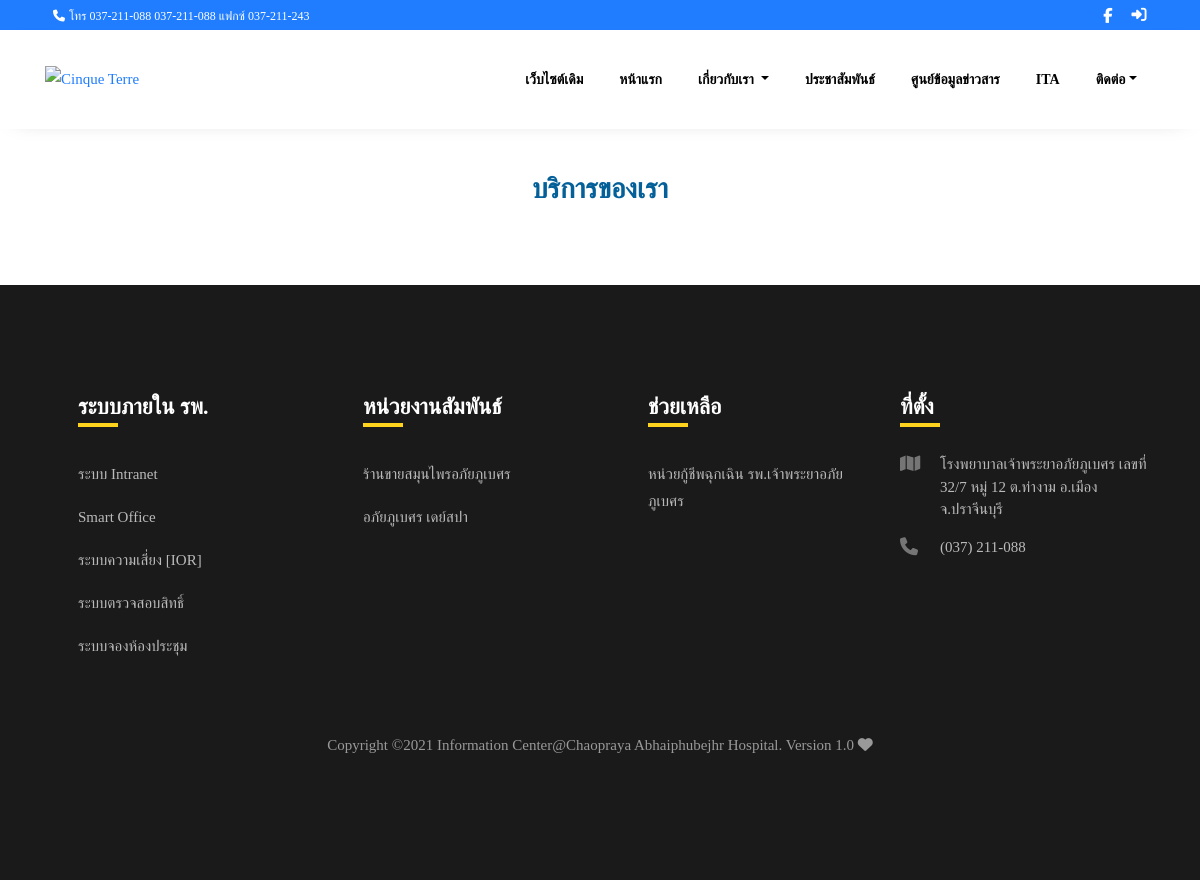
The page /Pages/service.php on the database as committed earlier.
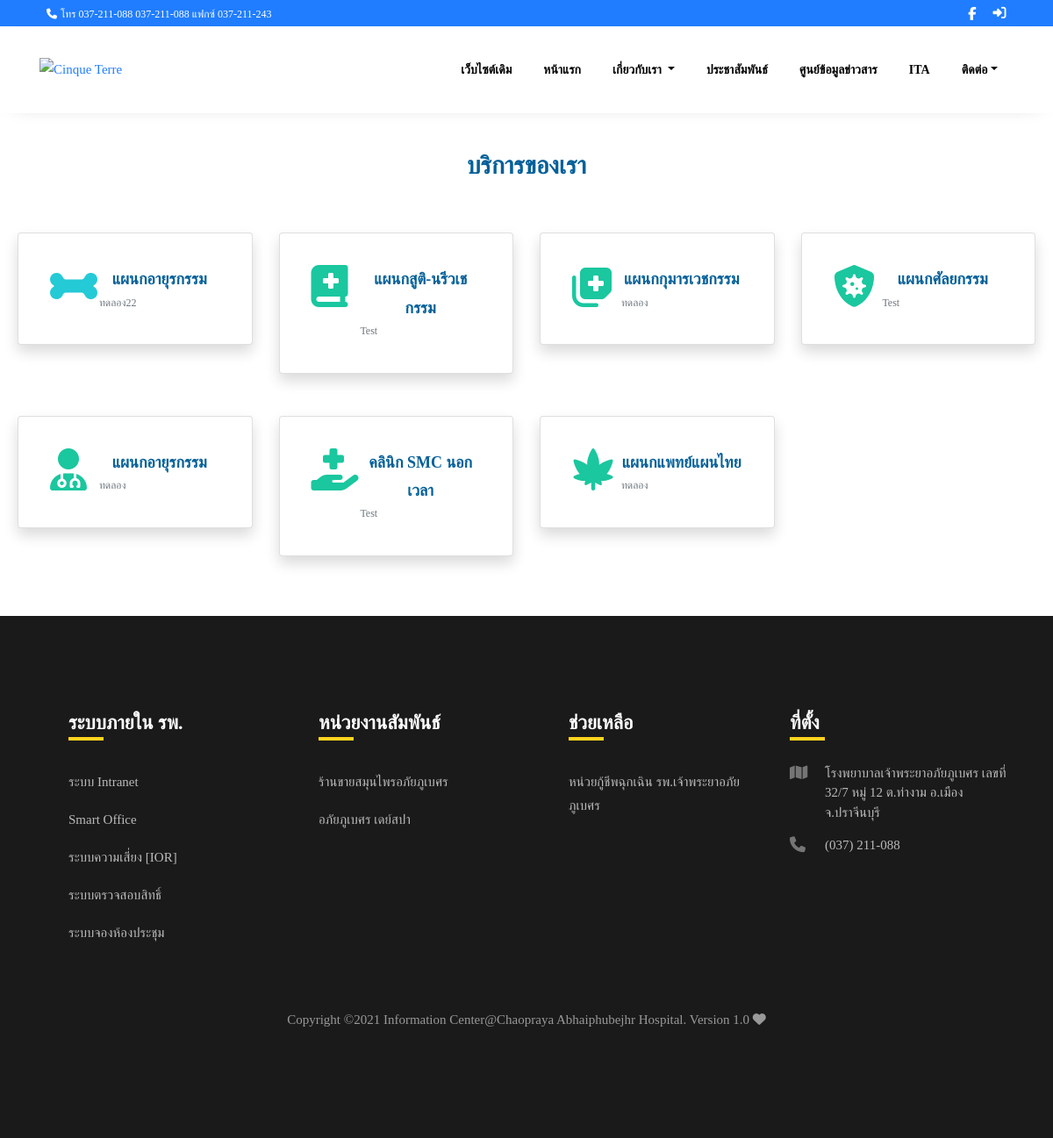
The same page on the database as committed later.
### tables this page shows
CREATE TABLE `cpa_web_footer_group`  (
  `cpa_footer_group_id` int(11) NOT NULL,
  `cpa_footer_group_name` varchar(255) DEFAULT NULL,
  `cpa_footer_status` int(5) DEFAULT NULL,
  PRIMARY KEY (`cpa_footer_group_id`) USING BTREE
);

CREATE TABLE `cpa_web_footermenu`  (
  `cpa_footer_id` int(11) NOT NULL AUTO_INCREMENT,
  `cpa_footer_name` varchar(255) DEFAULT NULL,
  `cpa_footer_link` varchar(255) DEFAULT NULL,
  `cpa_footer_group_id` int(50) DEFAULT NULL,
  `cpa_footer_status` varchar(50) DEFAULT NULL,
  PRIMARY KEY (`cpa_footer_id`) USING BTREE
);

CREATE TABLE `tb_department`  (
  `id` int(11) NOT NULL AUTO_INCREMENT,
  `description` text,
  `en_description` varchar(20) DEFAULT NULL,
  `status` varchar(1) NOT NULL DEFAULT 'Y',
  `detail` text,
  `icon_id` varchar(30) DEFAULT NULL,
  `icon_color` varchar(7) DEFAULT NULL,
  PRIMARY KEY (`id`) USING BTREE
);

CREATE TABLE `cpa_icon`  (
  `id` int(3) NOT NULL AUTO_INCREMENT,
  `icon_class` varchar(50) DEFAULT NULL,
  `icon_code` varchar(255) DEFAULT NULL,
  PRIMARY KEY (`id`) USING BTREE
);

### Pages/service.php (the view, shortened to what this page needs)
<!DOCTYPE html>
<html lang="en">
<head>
    <?php include("./cpawebsite/components/header.php"); ?>
</head>
<body style="background-color: #ffffff;">
    <?php include "./cpawebsite/components/navbar.php" ?>
    <?php
    $show = true;
    ?>
    <div class="col-md-12 col-sm-12 col-xs-12" id="main" style="padding:10px;display:<?php echo $show ? "block" : "none"; ?>;">
        <div class="row " style="padding:25px">
            <div class="col-md-12 col-sm-12 col-xs-12 text-center">
                <p style="text-align: center;">
                    <span style="font-weight: bold;font-size:28px;color: #046099;">บริการของเรา</span>
                </p>
            </div>
        </div>
        <form method="POST" id="form1" action="./service">
            <div class="row" style="padding:10px">
                <?php
                $sel_col = "SELECT *,dep.id as dep_id FROM tb_department dep LEFT JOIN cpa_icon icon ON dep.icon_id = icon.id WHERE dep.status = 'Y'";
                $querysel_col = mysqli_query($con, $sel_col);
                while ($ResultCeo = mysqli_fetch_assoc($querysel_col)) {
                ?>
                    <div class="col-xs-12 col-sm-6 col-md-6 col-lg-3">
                        <div class="card shadow p-3 mb-5 bg-white rounded">
                            <button onclick="myFunction()" value="<?php echo $ResultCeo['dep_id']; ?>" type="submit" class="btn-link" name="submit">
                                <div class="card-body row text-center">
                                    <div class="col-3">
                                        <i class="<?php echo $ResultCeo['icon_class']; ?>" style="font-size:48px;color:<?php echo $ResultCeo['icon_color']; ?>;"></i>
                                    </div>
                                    <div class="col">
                                        <div class="text-value-xl" style="font-weight: bold;font-size:18px;color: #046099;"><?php echo $ResultCeo['description']; ?></div>
                                        <div class="text-muted small text-left"><?php echo $ResultCeo['detail']; ?></div>
                                    </div>
                                </div>
                            </button>
                        </div>
                    </div>
                <?php
                }
                ?>
            </div>
        </form>
    </div>
    <?php include "./cpawebsite/components/footer.php" ?>
</body>
</html>

### components/footer.php (shortened to what this page needs)
<footer class="footer">
	<div class="container">
		<div class="row">
			<?php
			$selectfootergroup = "SELECT * FROM cpa_web_footer_group where cpa_footer_status = '1'";
			$queryfootergroup = mysqli_query($con, $selectfootergroup);
			while ($Result = mysqli_fetch_assoc($queryfootergroup)) {
			?>
				<div class="col-md-6 col-lg-3 pl-lg-5 mb-1 mb-md-0">
					<h2 class="footer-heading"><?php echo $Result['cpa_footer_group_name']; ?></h2>
					<ul class="list-unstyled">
						<?php
						$selectfootermenu = "SELECT * FROM cpa_web_footermenu where cpa_footer_group_id = '" . $Result["cpa_footer_group_id"] . "' and cpa_footer_status = '1'";
						$queryfootermenu = mysqli_query($con, $selectfootermenu);
						while ($Resultmenu = mysqli_fetch_assoc($queryfootermenu)) { ?>
							<li><a href="<?php  if($Resultmenu['cpa_footer_link'] =='' || null ){echo '#';}else echo $Resultmenu['cpa_footer_link'] ;?>"  class="py-2 d-block">
							<?php echo $Resultmenu['cpa_footer_name'] ;?></a></li>
						<?php } ?>
					</ul>
				</div>
			<?php } ?>
			<div class="col-md-6 col-lg-3 mb-4 mb-md-0">
				<h2 class="footer-heading">ที่ตั้ง</h2>
				<div class="block-23 mb-3">
					<ul>
						<li><span class="icon fa fa-map"></span><span class="text">โรงพยาบาลเจ้าพระยาอภัยภูเบศร เลขที่ 32/7 หมู่ 12 ต.ท่างาม อ.เมืองจ.ปราจีนบุรี </span></li>
						<li><a href="#"><span class="icon fa fa-phone"></span><span class="text">(037) 211-088</span></a></li>
					</ul>
				</div>
			</div>
		</div>
		<div class="row mt-5">
			<div class="col-md-12 text-center">
				<p class="copyright">
					Copyright &copy; Information Center@Chaopraya Abhaiphubejhr Hospital. Version 1.0 <i class="fa fa-heart" aria-hidden="true"></i>
				</p>
			</div>
		</div>
	</div>
</footer>

Rows that differ between the two databases and show on the page:
added tb_department: $ResultCeo['dep_id'] 1 (drawn), description "แผนกอายุรกรรม", detail "ทดลอง22"
added tb_department: $ResultCeo['dep_id'] 2 (drawn), description "แผนกสูติ-นรีวเชกรรม", detail "Test"
added tb_department: $ResultCeo['dep_id'] 3 (drawn), description "แผนกกุมารเวชกรรม", detail "ทดลอง"
added tb_department: $ResultCeo['dep_id'] 4 (drawn), description "แผนกศัลยกรรม", detail "Test"
added tb_department: $ResultCeo['dep_id'] 5 (drawn), description "แผนกอายุรกรรม", detail "ทดลอง"
added tb_department: $ResultCeo['dep_id'] 6 (drawn), description "คลินิก SMC นอกเวลา", detail "Test"
added tb_department: $ResultCeo['dep_id'] 7 (drawn), description "แผนกแพทย์แผนไทย", detail "ทดลอง"
